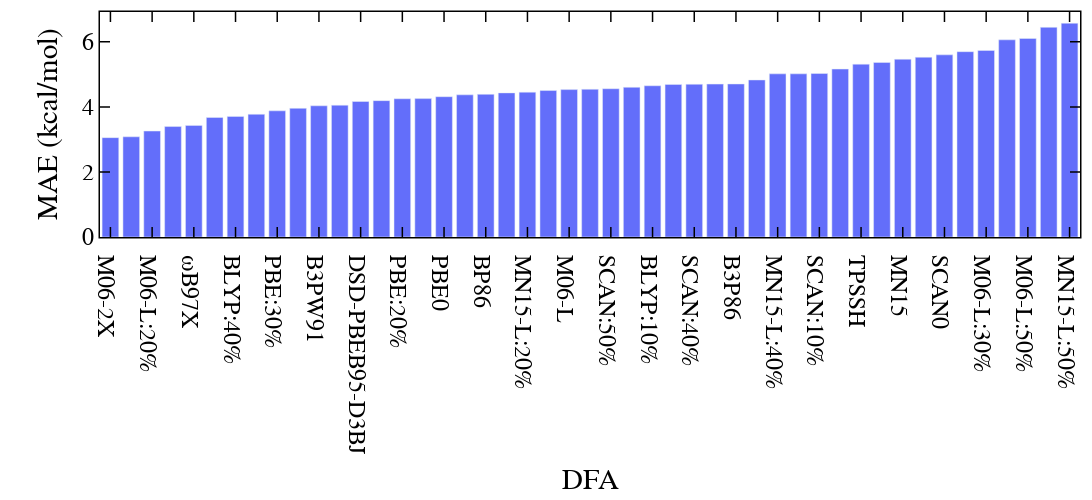

The notebook cell this image was saved under:
### Code cell
x, y = [], []
mae_dict = dict(sorted(mae_dict.items(), key=lambda item: item[1]))
dfa_names = []
for f in list(mae_dict.keys()):
    if "_hfx_" in f:
        _ff = f.split("_")
        f = _ff[0] + ":%s%s"%(_ff[-1], "%")
    if not "91" in f:
        f = f.upper().replace("W", "\u03C9")
    else:
        f = f.upper()
    dfa_names.append(f)
data = [go.Bar(x=dfa_names,
               y=list(mae_dict.values()), name='all'),]
layout = go.Layout()
layout.update(glob_layout)
layout["xaxis"].update({'title': "DFA"})
layout["yaxis"].update({'title': "MAE (kcal/mol)", })
layout.update(width=1600, height=500, boxmode='group')
fig = go.Figure(data=data, layout=layout)
iplot(fig)
# fig.write_image("/Users/chenruduan/Dropbox (MIT)/CD-DFARecFull/SI/SI_Figures/CSDTLMAEs/F1.pdf")

### Figure 1 — Plotly figure (JSON) as saved in the notebook; plotly's stock layout.template omitted (floating-point values rounded to 4 significant figures)
{"data": [{"name": "all", "type": "bar", "x": ["M06-2X", "PBE:50%", "M06-L:20%", "BLYP:30%", "ωB97X", "PBE:10%", "BLYP:40%", "PBE0-DH", "PBE:30%", "B2GPPLYP", "B3PW91", "BLYP:20%", "DSD-PBEB95-D3BJ", "DSD-BLYP-D3BJ", "PBE:20%", "M06-L:10%", "PBE0", "BLYP:50%", "BP86", "BLYP", "MN15-L:20%", "PBE:40%", "M06-L", "DSD-PBEP86-D3BJ", "SCAN:50%", "M06-L:40%", "BLYP:10%", "B3LYP", "SCAN:40%", "TPSS", "B3P86", "SCAN", "MN15-L:40%", "PBE", "SCAN:10%", "MN15-L:10%", "TPSSH", "SCAN:20%", "MN15", "MN15-L", "SCAN0", "MN15-L:30%", "M06-L:30%", "SCAN:30%", "M06-L:50%", "M06", "MN15-L:50%"], "y": [3.054, 3.08, 3.257, 3.395, 3.431, 3.675, 3.707, 3.773, 3.878, 3.956, 4.033, 4.052, 4.165, 4.192, 4.249, 4.254, 4.313, 4.37, 4.386, 4.43, 4.452, 4.502, 4.531, 4.541, 4.557, 4.602, 4.649, 4.691, 4.696, 4.7, 4.704, 4.827, 5.015, 5.016, 5.025, 5.163, 5.313, 5.365, 5.465, 5.527, 5.599, 5.697, 5.735, 6.061, 6.103, 6.445, 6.571]}], "layout": {"boxmode": "group", "font": {"color": "black", "family": "Helvetica", "size": 24}, "height": 500, "legend": {"orientation": "v"}, "margin": {"b": 100, "l": 100, "r": 10, "t": 10}, "paper_bgcolor": "rgba(255,255,255,100)", "plot_bgcolor": "white", "width": 1600, "xaxis": {"color": "black", "linecolor": "black", "linewidth": 1.5, "mirror": "allticks", "showgrid": false, "showline": true, "ticklen": 10, "ticks": "inside", "tickwidth": 1.5, "title": {"text": "DFA"}, "zeroline": false}, "yaxis": {"color": "black", "linecolor": "black", "linewidth": 1.5, "mirror": "allticks", "showgrid": false, "showline": true, "ticklen": 10, "ticks": "inside", "tickwidth": 1.5, "title": {"text": "MAE (kcal/mol)"}, "zeroline": false}}}
